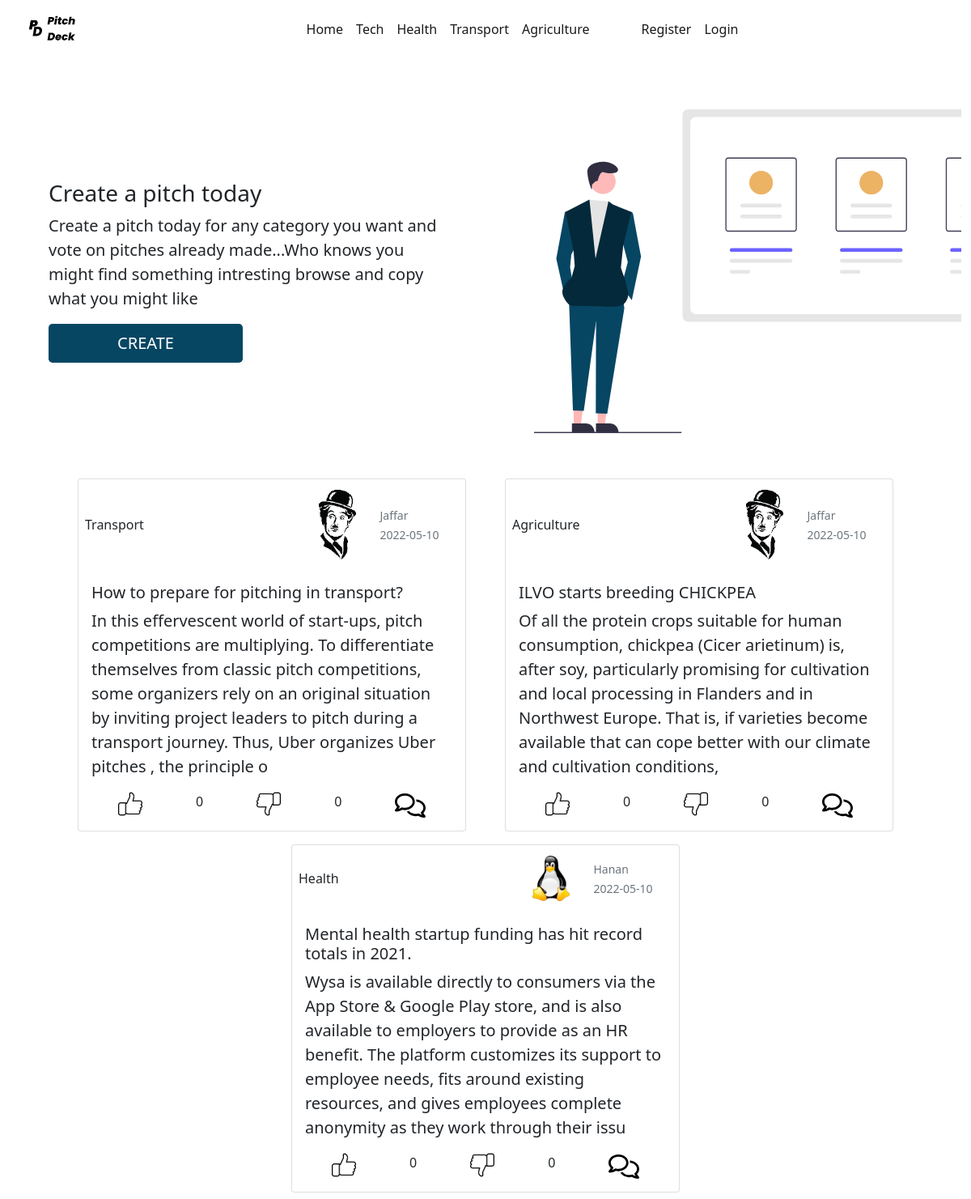
Before: / with the older database file.
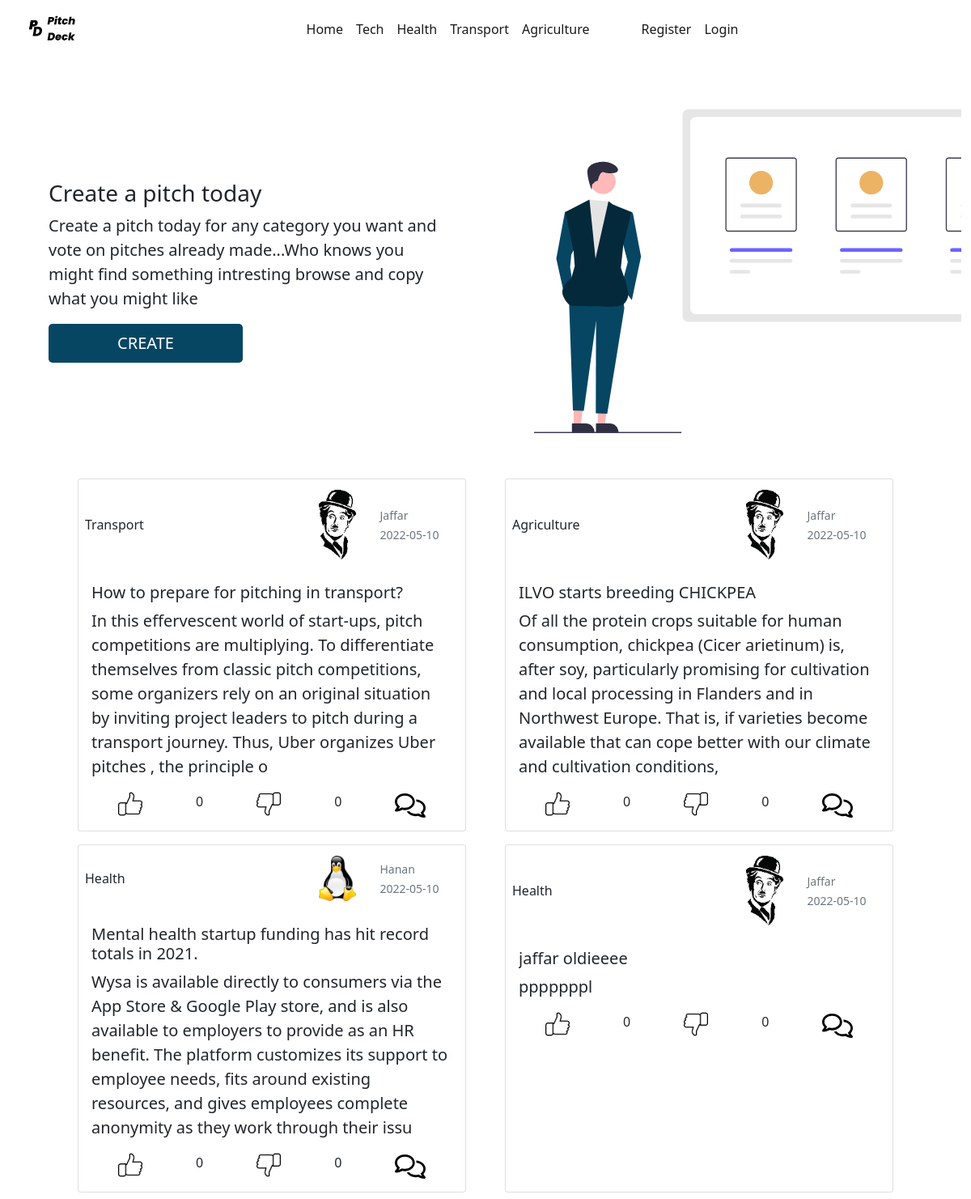
After: the same page with the newer database file.
### app/models.py (models this page shows, shortened)
class Pitch(db.Model):
    id = db.Column(db.Integer, primary_key=True)
    title = db.Column(db.String, nullable=False)
    content = db.Column(db.String, nullable=False)
    likes= db.Column(db.Integer, nullable=False,default=0)
    dislikes= db.Column(db.Integer, nullable=False,default=0)
    comments= db.Column(db.String, default='')
    category= db.Column(db.String,nullable=False)
    date_created = db.Column(db.Date, nullable=False, default=datetime.utcnow)
    user_id = db.Column(db.Integer, db.ForeignKey('user.id'), nullable=False)

class User(db.Model, UserMixin):
    id = db.Column(db.Integer, primary_key=True)
    username = db.Column(db.String, nullable=False, unique=True)
    email = db.Column(db.String, nullable=False, unique=True)
    password = db.Column(db.String, nullable=False)
    profile = db.Column(db.String, nullable=False, default='anon.png')
    pitches = db.relationship('Pitch', backref='author', lazy=True)

### app/routes.py (the view)
@app.route('/')
def home():
    pitches = Pitch.query.all()
    return render_template('index.html', pitches=pitches)

### app/templates/index.html (shortened to what this page needs)
{% extends 'layout.html' %}
{% block body %}
    <div class="container-fluid mt-3">
        <div class="row">
            <div class="col-md-6  mx-auto mt-auto mb-auto px-5 ">
                <p class="h3">
                    Create a pitch today
                </p>
                <p class="lead">
                    Create a pitch today for any category you want and vote on pitches already made...Who knows you might find
                    something intresting browse and copy what you might like
                </p>
                <a href="{{url_for('create')}}" class="btn btn-lg btn-outline">CREATE</a>
            </div>
            <div class="col-md-6">
                <img src="{{url_for('static',filename='/assets/img.svg')}}" class="img-responsive f-img m-5" alt="">
            </div>
        </div>
    </div>
    <div class="container-fluid d-flex flex-wrap flex-row justify-content-center">
    {% for pitch in pitches %}
        <div class="pitches card my-2 mx-4">
              <div class="row  p-2">
                  <div class="col-md-7 mx-auto mt-auto mb-auto">
                   <p class="d-inline">{{pitch.category}}</p>
                  </div>
                <div class="col-md-2">
                    <img src="{{url_for('static', filename='/profiles/'+pitch.author.profile)}}" class="img-thumbnail img-fluid border border-white" alt="Profile picture" >
                </div>
                <div class="col-md-3 mx-auto mt-auto mb-auto text-muted">
                    <small>{{pitch.author.username}}</small>
                    <br>
                    <small>{{pitch.date_created}}</small>
                </div>
              </div>
            <div class="card-body">
              <h5 class="card-title">{{pitch.title}}</h5>
              <p class="card-text lead">{{pitch.content}}</p>
              <div class="d-flex justify-content-around">
                <a href="{{url_for('likes',pitchid=pitch.id)}}"><img src="{{url_for('static',filename='/assets/like.svg')}}" alt=""></a>{{pitch.likes}}
                <a href="{{url_for('dislikes',pitchid=pitch.id)}}"><img src="{{url_for('static',filename='/assets/unlike.svg')}}"  alt=""></a>{{pitch.dislikes}}
                <a  data-bs-toggle="collapse" href="#comments{{pitch.id}}" class="lead text-decoration-none">
                  <img src="{{url_for('static',filename='/assets/comment.svg')}}" height="30" alt="">
                </a>
              </div>
              </div>
          </div>
      {% endfor %}
</div>
{% endblock %}

### app/templates/layout.html (shortened to what this page needs)
<!DOCTYPE html>
<html lang="en">
<head>
    <link rel="stylesheet" href="https://cdn.jsdelivr.net/npm/bootstrap-icons@1.3.0/font/bootstrap-icons.css">
    <link rel="stylesheet" href='{{url_for('static',filename='main.css')}}'>
    <link href="https://cdn.jsdelivr.net/npm/bootstrap@5.1.3/dist/css/bootstrap.min.css"
    rel="stylesheet"
>
</head>
<body>
    <div class="container-fluid">
        <div class="container-fluid">
            <nav class="navbar navbar-expand-lg navbar-light bg-transparent">
              <div class="container-fluid">
                <a class="navbar-brand"  href="{{url_for('home')}}">
                  <img src= "{{url_for('static',filename='/assets/logo.svg')}}" alt="logo" width="75" height="45" >
                </a>
                <div class="collapse navbar-collapse justify-content-evenly " id="navbarNav">
                  <ul class="navbar-nav">
                    <li class="nav-item">
                      <a class="nav-link active" aria-current="page" href="{{url_for('home')}}">Home</a>
                    </li>
                    <li class="nav-item">
                      <a class="nav-link active" href="{{url_for('categories',category='Tech')}}">Tech</a>
                    </li>
                    <li class="nav-item">
                      <a class="nav-link active" href="{{url_for('categories',category='Health')}}">Health</a>
                    </li>
                    <li class="nav-item">
                      <a class="nav-link active" href="{{url_for('categories',category='Transport')}}">Transport</a>
                    </li>
                    <li class="nav-item me-5">
                      <a class="nav-link active" href="{{url_for('categories',category='Agriculture')}}">Agriculture</a>
                      {% if current_user.is_authenticated %}
                      <li class="nav-item">
                        <a class="nav-link active " href="{{url_for('create')}}">Create</a>
                      <li class="nav-item">
                      <a class="nav-link active " href="{{url_for('account')}}">Account</a>
                      <li class="nav-item">
                      <a class="nav-link active" href="{{url_for('logout')}}">Logout</a>
                    </li>
                      {%else%}
                      {%if request.url_rule.endpoint != 'register' %}
                      <li class="nav-item">
                        <a class="nav-link active" href="{{url_for('register')}}">Register</a>
                      </li>
                      {% endif %}
                      {%if request.url_rule.endpoint != 'login'%}
                      <li class="nav-item">
                        <a class="nav-link active" href="{{url_for('login')}}">Login</a>
                      </li>
                      {%endif%}
                      {% endif %}
                </div>
              </div>
            </nav>
        </div>
        {% block body %}
        {% endblock %}
    </div>
</body>
</html>

### app/static/main.css (style rules this page uses)
* { overflow-x: hidden; }
.f-img { height: 50vh }
.btn { background-color: #064663 !important; box-shadow: none; background-color: transparent; height: 3rem; width: 15rem; box-shadow: none; outline: none; color: #fff!important; }
.pitches { width:40vw; }

Changed rows visible on the page:
added Pitch: category "Health", profile (picture), author.username "Jaffar", date_created "2022-05-10", title "jaffar oldieeee", content "pppppppl", likes "0", dislikes "0"
